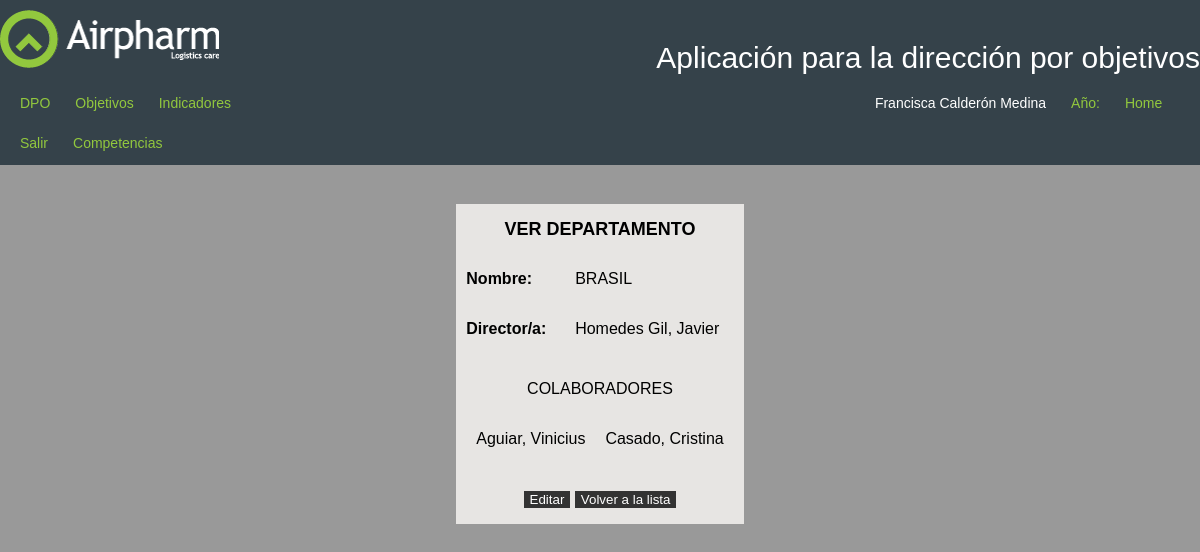
/httpdocs/administracion/departamentos/show.php?dep_id=57 (signed in), run on the app's committed database.
### tables this page shows
CREATE TABLE `usuarios` (
  `usr_id` int(10) UNSIGNED NOT NULL,
  `usr_dni` varchar(10) NOT NULL,
  `usr_nombre` varchar(200) NOT NULL,
  `usr_apellidos` varchar(200) NOT NULL,
  `usr_email2` varchar(200) NOT NULL,
  `usr_email` varchar(200) NOT NULL,
  `usr_password` char(32) NOT NULL,
  `usr_perfil` enum('Director General','Administrador','Director RRHH','Usuario') NOT NULL,
  `usr_dep_id` int(10) UNSIGNED NOT NULL,
  `usr_baja` tinyint(10) NOT NULL,
  `usr_cen_id` int(10) UNSIGNED NOT NULL,
  `usr_superior_id` int(11) NOT NULL,
  `usr_categoria` enum('Dirección','Colaborador','Mando intermedio') NOT NULL,
  `usr_login` varchar(255) NOT NULL,
  `usr_acc_dpo` tinyint(4) NOT NULL,
  `usr_acc_com` tinyint(4) NOT NULL,
  `usr_flogin` tinyint(1) NOT NULL DEFAULT '1'
);

### httpdocs/administracion/departamentos/show.php (the view, shortened to what this page needs)
<?php session_start();
include("../../cabecera.php");
$dep_id=$_GET['dep_id'];
$query="SELECT * FROM vdepartamentos WHERE dep_id=".$dep_id;
$result=mysql_query($query) or die("No se puede ejecutar la sentencia: ".$query);
$row=mysql_fetch_array($result);
?>
<link href="/css/style.css" rel="stylesheet" type="text/css">
<div id="content">
<div style="width:100%;">
<center>
    <table align="center" class="tabla_introduccion">
      <tr>
        <td colspan="2" class="titulo negrita">VER DEPARTAMENTO</td>
      </tr>
      <tr>
        <td class="titulos_campos"> Nombre: </td>
        <td><?php echo utf8_encode($row['dep_nombre']);?></td>
      </tr>
      <tr>
        <td class="titulos_campos"> Director/a: </td>
        <td><?php echo utf8_encode($row['usr_apellidos'].", ".$row['usr_nombre']);?></td>
      </tr>
      <tr>
        <td colspan="2">
        	<table width="100%">
            	<tr>
                	<td colspan="2" align="center">
                		COLABORADORES
                	</td>
                </tr>
            	<?php $query_usr="SELECT * FROM usuarios WHERE usr_dep_id=".$dep_id." ORDER BY usr_apellidos ASC, usr_nombre ASC";
				$result_usr=mysql_query($query_usr) or die("No se puede ejecutar la sentencia: ".$query_usr);
				while($row_usr=mysql_fetch_array($result_usr)){
                	if($n%2==0){?>
						<tr>
                    <?php }?>
               		<td><?php echo utf8_encode($row_usr['usr_apellidos'].", ".$row_usr['usr_nombre']);?></td>
                	<?php if($n%2==1){?>
						</tr>
                    <?php }?>
               <?php $n++;
			   }?>
			</table>
        </td>
      </tr>
      <tr>
        <td colspan="2" align="center"><input type="button" value="Editar" class="boton-crear" onClick="document.location.href = 'edit.php?dep_id=<?php echo $dep_id;?>'">&nbsp;<input type="button" value="Volver a la lista" class="boton-crear" onClick="document.location.href = 'index.php'"></td>
      </tr>
    </table>
</center>
  </div>
</div>
</body></html>

### httpdocs/css/style.css (style rules this page uses)
html, body, div, span, applet, object, iframe, h1, h2, h3, h4, h5, h6, p, blockquote, pre, a, abbr, acronym, address, big, cite, code, del, dfn, em, img, ins, kbd, q, s, samp, small, strike, strong, sub, sup, tt, var, b, u, i, center, dl, dt, dd, ol, ul, li, fieldset, form, label, legend, table, caption, tbody, tfoot, thead, tr, th, td, article, aside, canvas, details, embed, figure, figcaption, footer, header, hgroup, menu, nav, output, ruby, section, summary, time, mark, audio, video { border: 0 none; font-family: Arial; font-size: 100%; margin: 0; padding: 0; vertical-align: baseline; }
body { line-height: 30px; background-color:#999999; }
table { border-spacing: 0; }
header, div { overflow: auto; padding-bottom: 1px; }
header div, #content, footer div { clear: both; margin: 0 auto; width: 1200px; }
.negrita { font-weight: bold; }
#content { min-height: 150px; padding: 16px 0; }
.titulo { font-size:18px; text-align:center; }
.tabla_introduccion { background-color:#e7e5e3; margin-top:20px; }
.tabla_introduccion td { padding:10px; }
.boton-crear { background-color: #333333; color: #FFFFFF; border:none; cursor:pointer; }
.titulos_campos { font-weight:bold; }

### data on the page
usuarios: usr_apellidos+usr_nombre "Aguiar, Vinicius"
usuarios: usr_apellidos+usr_nombre "Casado, Cristina"

### other printed values
$_SESSION['usr_nombre'] "Francisca"
$_SESSION['usr_apellidos'] "Calderón Medina"
utf8_encode($row['dep_nombre']) "BRASIL"
utf8_encode($row['usr_apellidos'].", ".$row['usr_nombre']) "Homedes Gil, Javier"
